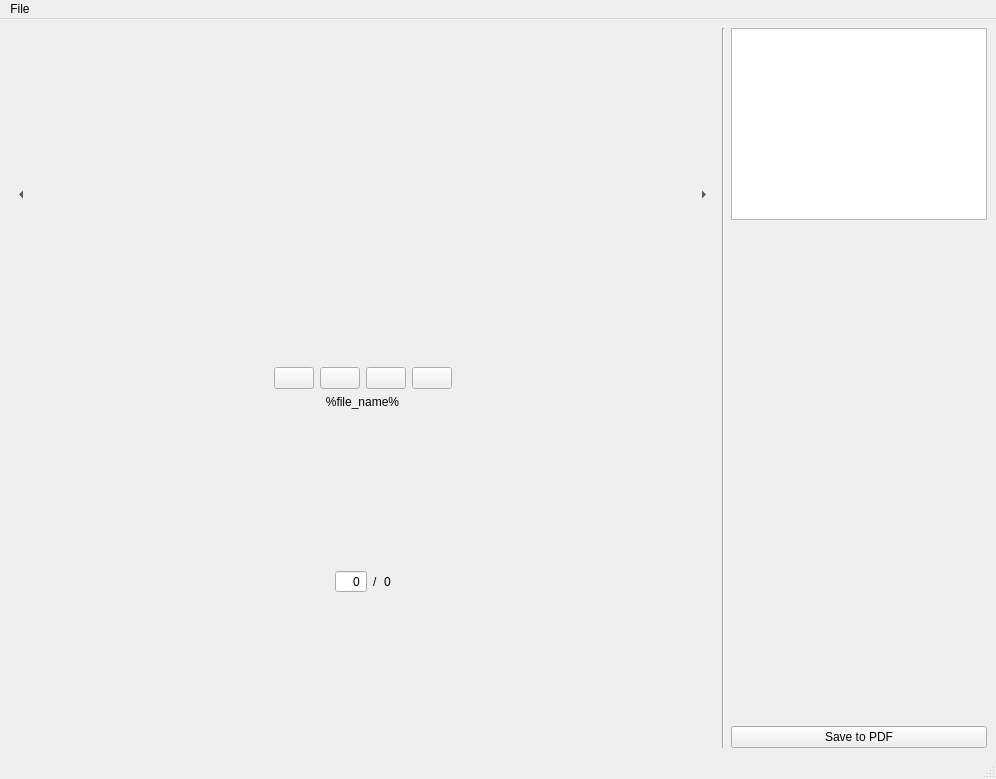
<?xml version="1.0" encoding="UTF-8"?>
<ui version="4.0">
 <class>MainWindow</class>
 <widget class="QMainWindow" name="MainWindow">
  <property name="geometry">
   <rect>
    <x>0</x>
    <y>0</y>
    <width>996</width>
    <height>779</height>
   </rect>
  </property>
  <property name="sizePolicy">
   <sizepolicy hsizetype="Minimum" vsizetype="Preferred">
    <horstretch>0</horstretch>
    <verstretch>0</verstretch>
   </sizepolicy>
  </property>
  <property name="windowTitle">
   <string>Image2PDF</string>
  </property>
  <widget class="QWidget" name="centralwidget">
   <layout class="QGridLayout" name="gridLayout">
    <item row="0" column="0">
     <layout class="QHBoxLayout" name="horizontalLayout">
      <item>
       <layout class="QVBoxLayout" name="verticalLayout_2">
        <item>
         <layout class="QHBoxLayout" name="horizontalLayout_3">
          <item>
           <widget class="QToolButton" name="toLeftBtn">
            <property name="sizePolicy">
             <sizepolicy hsizetype="Fixed" vsizetype="Minimum">
              <horstretch>0</horstretch>
              <verstretch>0</verstretch>
             </sizepolicy>
            </property>
            <property name="text">
             <string>...</string>
            </property>
            <property name="autoRaise">
             <bool>true</bool>
            </property>
            <property name="arrowType">
             <enum>Qt::LeftArrow</enum>
            </property>
           </widget>
          </item>
          <item>
           <widget class="ScalingImage" name="imageWidget" native="true"/>
          </item>
          <item>
           <widget class="QToolButton" name="toRightBtn">
            <property name="sizePolicy">
             <sizepolicy hsizetype="Fixed" vsizetype="Minimum">
              <horstretch>0</horstretch>
              <verstretch>0</verstretch>
             </sizepolicy>
            </property>
            <property name="text">
             <string>...</string>
            </property>
            <property name="autoRaise">
             <bool>true</bool>
            </property>
            <property name="arrowType">
             <enum>Qt::RightArrow</enum>
            </property>
           </widget>
          </item>
         </layout>
        </item>
        <item>
         <layout class="QHBoxLayout" name="horizontalLayout_2">
          <item>
           <spacer name="horizontalSpacer_3">
            <property name="orientation">
             <enum>Qt::Horizontal</enum>
            </property>
            <property name="sizeHint" stdset="0">
             <size>
              <width>40</width>
              <height>20</height>
             </size>
            </property>
           </spacer>
          </item>
          <item>
           <widget class="QPushButton" name="addBtn">
            <property name="text">
             <string/>
            </property>
            <property name="icon">
             <iconset>
              <normaloff>add.svg</normaloff>add.svg</iconset>
            </property>
           </widget>
          </item>
          <item>
           <widget class="QPushButton" name="rotateLeftBtn">
            <property name="text">
             <string/>
            </property>
            <property name="icon">
             <iconset>
              <normaloff>rotate-left.svg</normaloff>rotate-left.svg</iconset>
            </property>
           </widget>
          </item>
          <item>
           <widget class="QPushButton" name="rotateRightBtn">
            <property name="text">
             <string/>
            </property>
            <property name="icon">
             <iconset>
              <normaloff>rotate-right.svg</normaloff>rotate-right.svg</iconset>
            </property>
           </widget>
          </item>
          <item>
           <widget class="QPushButton" name="closeBtn">
            <property name="text">
             <string/>
            </property>
            <property name="icon">
             <iconset>
              <normaloff>close.svg</normaloff>close.svg</iconset>
            </property>
           </widget>
          </item>
          <item>
           <spacer name="horizontalSpacer_4">
            <property name="orientation">
             <enum>Qt::Horizontal</enum>
            </property>
            <property name="sizeHint" stdset="0">
             <size>
              <width>40</width>
              <height>20</height>
             </size>
            </property>
           </spacer>
          </item>
         </layout>
        </item>
        <item>
         <widget class="QLabel" name="fileNameLabel">
          <property name="sizePolicy">
           <sizepolicy hsizetype="Preferred" vsizetype="Maximum">
            <horstretch>0</horstretch>
            <verstretch>0</verstretch>
           </sizepolicy>
          </property>
          <property name="text">
           <string>%file_name%</string>
          </property>
          <property name="alignment">
           <set>Qt::AlignCenter</set>
          </property>
         </widget>
        </item>
        <item>
         <layout class="QHBoxLayout" name="horizontalLayout_4">
          <item>
           <spacer name="horizontalSpacer">
            <property name="orientation">
             <enum>Qt::Horizontal</enum>
            </property>
            <property name="sizeHint" stdset="0">
             <size>
              <width>40</width>
              <height>20</height>
             </size>
            </property>
           </spacer>
          </item>
          <item>
           <widget class="QSpinBox" name="indexBox">
            <property name="sizePolicy">
             <sizepolicy hsizetype="Maximum" vsizetype="Fixed">
              <horstretch>0</horstretch>
              <verstretch>0</verstretch>
             </sizepolicy>
            </property>
            <property name="minimumSize">
             <size>
              <width>32</width>
              <height>0</height>
             </size>
            </property>
            <property name="maximumSize">
             <size>
              <width>32</width>
              <height>16777215</height>
             </size>
            </property>
            <property name="frame">
             <bool>true</bool>
            </property>
            <property name="alignment">
             <set>Qt::AlignRight|Qt::AlignTrailing|Qt::AlignVCenter</set>
            </property>
            <property name="buttonSymbols">
             <enum>QAbstractSpinBox::NoButtons</enum>
            </property>
            <property name="accelerated">
             <bool>false</bool>
            </property>
            <property name="minimum">
             <number>0</number>
            </property>
            <property name="maximum">
             <number>999999999</number>
            </property>
            <property name="value">
             <number>0</number>
            </property>
           </widget>
          </item>
          <item>
           <widget class="QLabel" name="label">
            <property name="text">
             <string>/</string>
            </property>
           </widget>
          </item>
          <item>
           <widget class="QLabel" name="pagesCountLabel">
            <property name="text">
             <string>0</string>
            </property>
           </widget>
          </item>
          <item>
           <spacer name="horizontalSpacer_2">
            <property name="orientation">
             <enum>Qt::Horizontal</enum>
            </property>
            <property name="sizeHint" stdset="0">
             <size>
              <width>40</width>
              <height>20</height>
             </size>
            </property>
           </spacer>
          </item>
         </layout>
        </item>
       </layout>
      </item>
      <item>
       <widget class="Line" name="line">
        <property name="orientation">
         <enum>Qt::Vertical</enum>
        </property>
       </widget>
      </item>
      <item>
       <layout class="QVBoxLayout" name="verticalLayout">
        <item>
         <widget class="QListWidget" name="imagesListWidget">
          <property name="sizePolicy">
           <sizepolicy hsizetype="Minimum" vsizetype="Minimum">
            <horstretch>0</horstretch>
            <verstretch>0</verstretch>
           </sizepolicy>
          </property>
          <property name="dragDropMode">
           <enum>QAbstractItemView::DragDrop</enum>
          </property>
          <property name="defaultDropAction">
           <enum>Qt::MoveAction</enum>
          </property>
         </widget>
        </item>
        <item>
         <spacer name="verticalSpacer">
          <property name="orientation">
           <enum>Qt::Vertical</enum>
          </property>
          <property name="sizeHint" stdset="0">
           <size>
            <width>20</width>
            <height>40</height>
           </size>
          </property>
         </spacer>
        </item>
        <item>
         <widget class="QPushButton" name="saveBtn">
          <property name="text">
           <string>Save to PDF</string>
          </property>
          <property name="icon">
           <iconset>
            <normaloff>save.svg</normaloff>save.svg</iconset>
          </property>
         </widget>
        </item>
       </layout>
      </item>
     </layout>
    </item>
   </layout>
  </widget>
  <widget class="QMenuBar" name="menubar">
   <property name="geometry">
    <rect>
     <x>0</x>
     <y>0</y>
     <width>996</width>
     <height>21</height>
    </rect>
   </property>
   <widget class="QMenu" name="menuFile">
    <property name="title">
     <string>File</string>
    </property>
    <addaction name="addImageAction"/>
   </widget>
   <addaction name="menuFile"/>
  </widget>
  <widget class="QStatusBar" name="statusbar"/>
  <action name="addImageAction">
   <property name="text">
    <string>Add Image(s)</string>
   </property>
  </action>
 </widget>
 <customwidgets>
  <customwidget>
   <class>ScalingImage</class>
   <extends>QWidget</extends>
   <header>scaling_image</header>
   <container>1</container>
  </customwidget>
 </customwidgets>
 <resources/>
 <connections/>
</ui>
